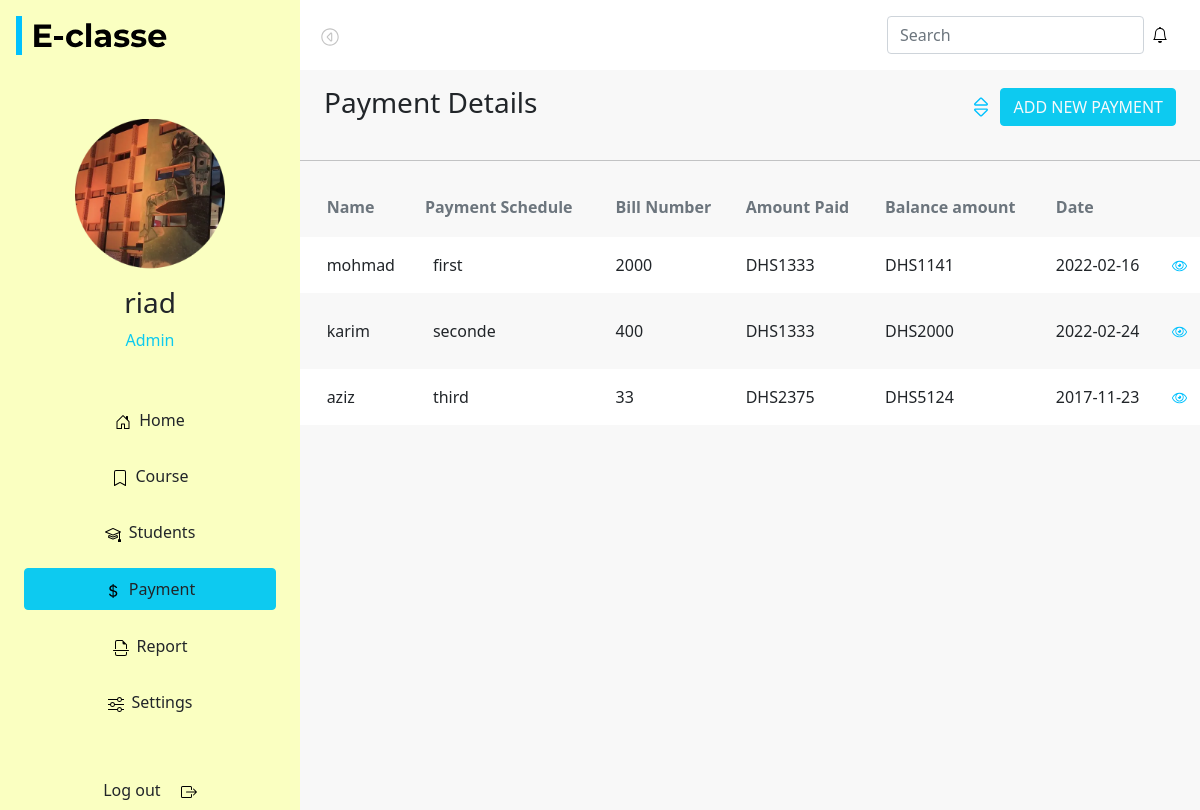
Page /payment.php (signed in) on the committed database.
### tables this page shows
CREATE TABLE `payments_details` (
  `id` int(11) NOT NULL,
  `namee` varchar(255) NOT NULL,
  `payment_schedule` varchar(255) NOT NULL,
  `bill_number` int(11) NOT NULL,
  `amount_paid` int(11) NOT NULL,
  `balance_amount` int(11) NOT NULL,
  `datee` date NOT NULL
);

### payment.php (the view, shortened to what this page needs)
<!DOCTYPE html>
<html lang="en">
<head>
  <link href="./css/bootstrap.css" rel="stylesheet" />
  <link rel="stylesheet" href="./css/style.css" />
</head>
<body>
  <div class="d-flex" id="page">
    <?php
    include './includes/sidebar.php'
  ?>
    <div id="content" class="container-fluid">
      <?php
      include './includes/navbar.php';
      include './includes/db_conn.php';
    ?>
      <div class="mx-4 py-3 d-flex align-items-center justify-content-between my-nav">
        <h3>Payment Details</h3>
        <div>
          <img src="./images/sort.svg" class="px-2" alt="sort" />
          <button type="button" class="btn btn-info text-light" data-bs-toggle="modal" data-bs-target="#exampleModal">
            ADD NEW PAYMENT
          </button>
        </div>
      </div>
      <hr />
      <?php
            $sql = 'SELECT * FROM payments_details';
            $res = mysqli_query($con, $sql);
            $persons = mysqli_fetch_all($res, MYSQLI_ASSOC);
            ?>
      <div class="tables">
        <table class="table table-responsive table-borderless">
          <thead class="text-secondary fw-lighter">
            <tr>
              <th></th>
              <th>Name</th>
              <th style="white-space: nowrap !important;">Payment Schedule</th>
              <th style="white-space: nowrap !important;">Bill Number</th>
              <th style="white-space: nowrap !important;">Amount Paid</th>
              <th style="white-space: nowrap !important;">Balance amount</th>
              <th>Date</th>
            </tr>
          </thead>
          <tbody>
            <?php foreach($persons as $person){ ?>
            <tr class="my-table1 mx-4">
              <th></th>
              <th class="py-3 fw-normal" style="white-space: nowrap !important;"><?php echo $person['namee']; ?></th>
              <td class="p-3" style="white-space: nowrap !important;"><?php echo $person['payment_schedule']; ?></td>
              <td class="py-3" style="white-space: nowrap !important;"><?php echo $person['bill_number']; ?></td>
              <td class="py-3" style="white-space: nowrap !important;"><?php echo 'DHS'. $person['amount_paid']; ?></td>
              <td class="py-3" style="white-space: nowrap !important;"><?php echo 'DHS'. $person['balance_amount']; ?></td>
              <td class="py-3" style="white-space: nowrap !important;"><?php echo $person['datee']; ?></td>
              <td class="py-3"><img src="./images/eye.svg" alt="eye" /></td>
            </tr>
            <?php } ?>
          </tbody>
        </table>
      </div>
    </div>
  </div>
</body>
</html>

### css/style.css (style rules this page uses)
#content { min-width: 100vw; padding-left: 0 !important; padding-right: 0 !important; }
.my-table1:nth-child(odd) { background-color: #fff; }
.table { border-collapse: separate; border-spacing: 0 10px; }
.tables { overflow-x: auto !important; }
@media (min-width: 768px) { #content { min-width: 0; width: 100%; } }

### payment.php (style rules this page uses)
body { background: #f8f8f8; }

### rows in the picture
payments_details: namee "mohmad", payment_schedule "first", bill_number "2000", amount_paid "1333", balance_amount "1141", datee "2022-02-16"
payments_details: namee "karim", payment_schedule "seconde", bill_number "400", amount_paid "1333", balance_amount "2000", datee "2022-02-24"
payments_details: namee "aziz", payment_schedule "third", bill_number "33", amount_paid "2375", balance_amount "5124", datee "2017-11-23"

### other values in the picture
$_SESSION["fname"] "riad"
